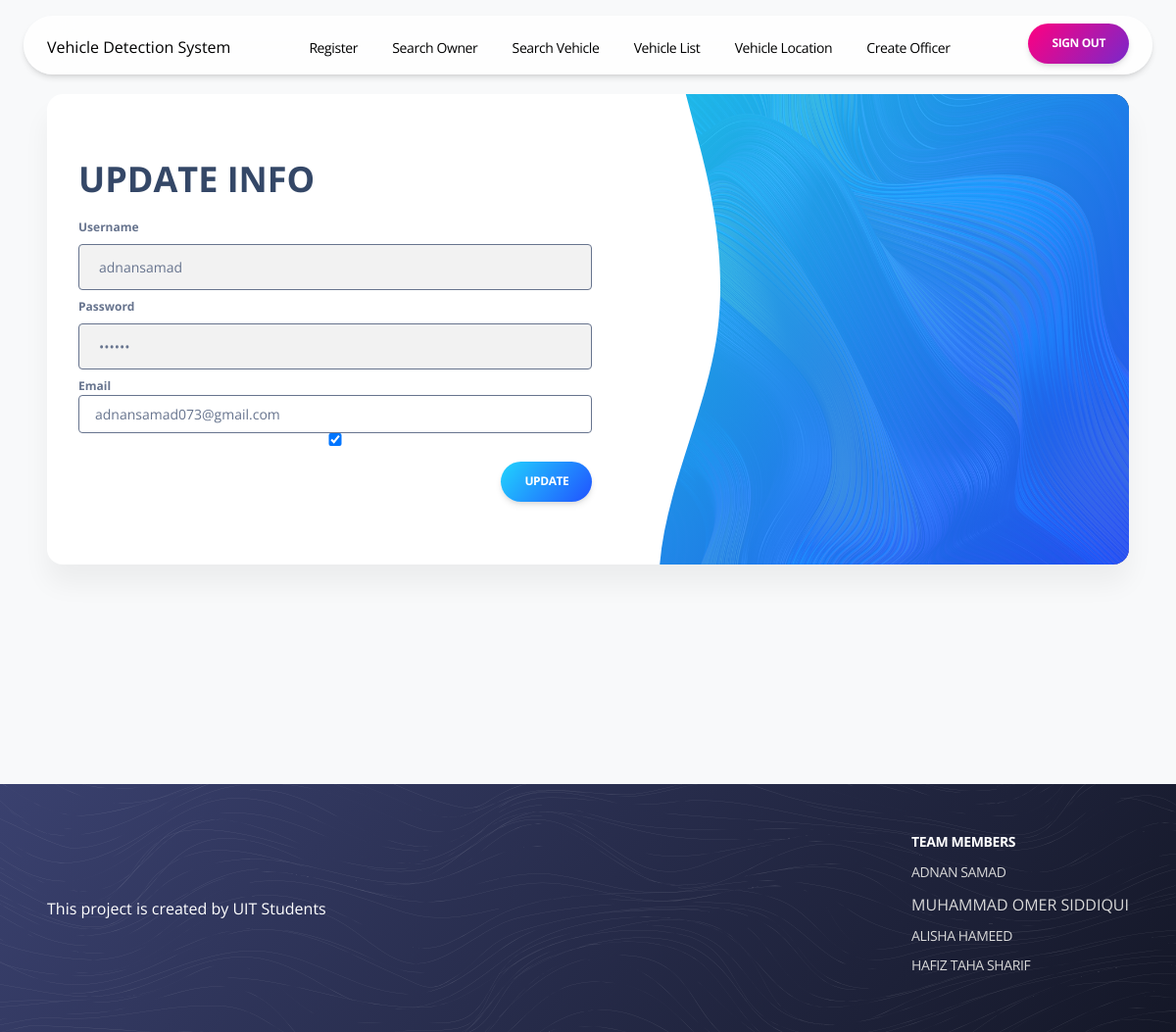
/update/1 (signed in), run on the app's committed database.
### app.py (models this page shows)
class User(db.Model,UserMixin):
    id = db.Column(db.Integer, primary_key=True)
    username = db.Column(db.String(50), unique=True, nullable=False)
    password = db.Column(db.String(100), nullable=False)
    email = db.Column(db.String(100), unique=True, nullable=False)
    is_admin = db.Column(db.Boolean, default=False)

### app.py (the view, shortened to what this page needs)
@app.route('/update/<int:id>', methods=['GET', 'POST'])
def update(id):
    if not current_user.is_admin:
        abort(403)
    user = User.query.get_or_404(id)
    return render_template('update.html', user=user)

### app.py (called while the page is built)
@login_manager.user_loader
def load_user(user_id):
    return User.query.get(int(user_id))

### templates/update.html (shortened to what this page needs)
<!DOCTYPE html>
<html lang="en">
  <head>
    <link rel="stylesheet" href="static/css/style.css" />
  </head>
<body>
    <link rel="stylesheet" type="text/css" href="{{ url_for('static', filename='css/style.css') }}">
      <div class="register-container">
        <div class="register-contact">
          <div class="register-container1">
            <div class="register-form">
              <h2 class="register-text HeadingOne">UPDATE INFO</h2>
              <form class="register-form1" method="POST">
                <label class="sign-in-text1 Label">Username</label>
                  <input
                  type="text"
                  required=""
                  placeholder="Enter Username"
                  value="{{ user.username }}"
                  name="username"
                  class="sign-in-textinput Small input"
                />
                <label class="sign-in-text2 Label">Password</label>
                <input
                  type="password"
                  required=""
                  placeholder=" Enter Password"
                  value="{{ user.password }}"
                  name="password"
                  class="sign-in-textinput1 Small input"
                />
                <label class="sign-in-text2 Label">Email</label>
                <input
                  type="email"
                  required=""
                  placeholder=" Enter Email"
                  id="email"
                  value="{{ user.email }}"
                  name="email"
                  class="sign-in-textinput1 Small input"
                />
                <input type="checkbox" name="is_admin" {% if user.is_admin %}checked{% endif %}
                  required=""
                  class="sign-in-textinput1 Small input"
                  >
                  <div class="register-container2">
                    <div class="register-container3">
                      <div
                        class="primary-blue-button-container primary-blue-button-root-class-name6"
                      >
                        <button
                          class="primary-blue-button-button button ButtonSmall"
                        >
                          <span>UPDATE</span>
                        </button>
                      </div>
                    </div>
                  </div>
              </form>
</div>
<div class="register-info">
  <img
    alt="image"
    src="/static/css/photos/wave-1.svg"
    class="register-image"
  />
  <div class="register-container4"></div>
</div>
</div>
</div>
      </div>
<footer class="footer-footer">
<div class="footer-container">
<div class="footer-container1">
  <span>This project is created by UIT Students</span>
</div>
<div class="footer-container2">
  <div class="footer-container3">
    <span class="footer-text1 Large">TEAM MEMBERS</span>
    <span class="footer-text2 Large">ADNAN SAMAD</span>
    <span class="footer-text3">MUHAMMAD OMER SIDDIQUI</span>
    <span class="footer-text4 Large">ALISHA HAMEED</span>
    <span class="footer-text5 Large">HAFIZ TAHA SHARIF</span>
  </div>
</div>
</div>
<img
alt="image"
src="/static/css/photos/waves-white.svg"
class="footer-image"
/>
</footer>
<div data-role="Header" class="header-header">
<nav class="header-nav">
<div class="header-container">
  <a >
    Vehicle Detection System
  </a>
  <div class="header-full-container1">
    <a class="header-navlink1 Large" href="/register">Register </a>
    <a class="header-navlink1 Large" href="/search_user">Search Owner </a>
    <a class="header-navlink1 Large" href="/search">Search Vehicle </a>
    <a class="header-navlink1 Large" href="/all_vehicles">Vehicle List </a>
    <a class="header-navlink1 Large" href="/vehicle_location">Vehicle Location </a>
    <a class="header-navlink1 Large" href="/create_officer">Create Officer </a>
  </div>
  <div class="header-container1">
    <div class="header-container2">
      <a href="logout" class="header-navlink6">
        <div class="primary-pink-button-container">
          <button
            class="primary-pink-button-button button ButtonSmall"
          >
            <span>SIGN OUT</span>
          </button>
        </div>
      </a>
    </div>
  </div>
</div>
</nav>
</div>
</body>
</html>

### templates/update.html (style rules this page uses)
html { line-height: 1.15; }
body { margin: 0; }
* { box-sizing: border-box; border-width: 0; border-style: solid; }
p,li,ul,pre,div,h1,h2,h3,h4,h5,h6,figure,blockquote,figcaption { margin: 0; padding: 0; }
button { background-color: transparent; }
button,input,optgroup,select,textarea { font-family: inherit; font-size: 100%; line-height: 1.15; margin: 0; }
button,select { text-transform: none; }
button,[type="button"],[type="reset"],[type="submit"] button::-moz-focus-inner,[type="button"]::-moz-focus-inner,[type="reset"]::-moz-focus-inner,[type="submit"]::-moz-focus-inner { border-style: none; padding: 0; }
a { color: inherit; text-decoration: inherit; }
input { padding: 2px 4px; }
img { display: block; }
html { scroll-behavior: smooth }
html { font-family: Open Sans; font-size: 1rem; }
body { font-weight: 400; font-style:normal; text-decoration: none; text-transform: none; letter-spacing: normal; line-height: 1.625; color: var(--dl-color-secondary-400); background-color: var(--dl-color-gray-white); }
html * { -webkit-font-smoothing: antialiased; }
input::placeholder, textarea::placeholder { color: #d2d6da; }

### data on the page
User: username "adnansamad", email "adnansamad073@gmail.com", is_admin "☑"
